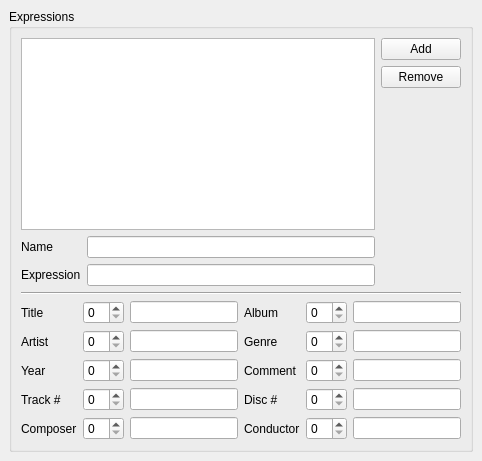
      <widget class="QWidget" name="tab_2" >
       <attribute name="title" >
        <string>Tag Scanner</string>
       </attribute>
       <layout class="QVBoxLayout" >
        <property name="spacing" >
         <number>6</number>
        </property>
        <property name="margin" >
         <number>9</number>
        </property>
        <item>
         <widget class="QGroupBox" name="groupBox_3" >
          <property name="title" >
           <string>Expressions</string>
          </property>
          <layout class="QVBoxLayout" >
           <property name="spacing" >
            <number>6</number>
           </property>
           <property name="margin" >
            <number>9</number>
           </property>
           <item>
            <layout class="QGridLayout" >
             <property name="margin" >
              <number>0</number>
             </property>
             <property name="spacing" >
              <number>6</number>
             </property>
             <item row="4" column="0" >
              <widget class="QLabel" name="label_2" >
               <property name="text" >
                <string>Expression</string>
               </property>
              </widget>
             </item>
             <item row="4" column="1" >
              <widget class="QLineEdit" name="tag_expressionEdit" />
             </item>
             <item row="0" column="2" >
              <widget class="QPushButton" name="tag_addButton" >
               <property name="text" >
                <string>Add</string>
               </property>
              </widget>
             </item>
             <item row="3" column="1" >
              <widget class="QLineEdit" name="tag_nameEdit" />
             </item>
             <item rowspan="3" row="0" column="0" colspan="2" >
              <widget class="QListView" name="tag_expressionList" >
               <property name="alternatingRowColors" >
                <bool>true</bool>
               </property>
              </widget>
             </item>
             <item row="1" column="2" >
              <widget class="QPushButton" name="tag_removeButton" >
               <property name="text" >
                <string>Remove</string>
               </property>
              </widget>
             </item>
             <item rowspan="3" row="2" column="2" >
              <spacer>
               <property name="orientation" >
                <enum>Qt::Vertical</enum>
               </property>
               <property name="sizeHint" stdset="0" >
                <size>
                 <width>20</width>
                 <height>40</height>
                </size>
               </property>
              </spacer>
             </item>
             <item row="3" column="0" >
              <widget class="QLabel" name="label" >
               <property name="text" >
                <string>Name</string>
               </property>
              </widget>
             </item>
            </layout>
           </item>
           <item>
            <widget class="Line" name="line" >
             <property name="orientation" >
              <enum>Qt::Horizontal</enum>
             </property>
            </widget>
           </item>
           <item>
            <layout class="QGridLayout" >
             <property name="margin" >
              <number>0</number>
             </property>
             <property name="spacing" >
              <number>6</number>
             </property>
             <item row="3" column="0" >
              <widget class="QLabel" name="label_8" >
               <property name="text" >
                <string>Track #</string>
               </property>
              </widget>
             </item>
             <item row="0" column="1" >
              <widget class="QSpinBox" name="tag_titleSpin" />
             </item>
             <item row="2" column="3" >
              <widget class="QLabel" name="label_10" >
               <property name="text" >
                <string>Comment</string>
               </property>
              </widget>
             </item>
             <item row="4" column="2" >
              <widget class="QLineEdit" name="tag_composerEdit" />
             </item>
             <item row="0" column="4" >
              <widget class="QSpinBox" name="tag_albumSpin" />
             </item>
             <item row="1" column="0" >
              <widget class="QLabel" name="label_5" >
               <property name="text" >
                <string>Artist</string>
               </property>
              </widget>
             </item>
             <item row="4" column="3" >
              <widget class="QLabel" name="label_12" >
               <property name="text" >
                <string>Conductor</string>
               </property>
              </widget>
             </item>
             <item row="1" column="1" >
              <widget class="QSpinBox" name="tag_artistSpin" />
             </item>
             <item row="4" column="1" >
              <widget class="QSpinBox" name="tag_composerSpin" />
             </item>
             <item row="4" column="5" >
              <widget class="QLineEdit" name="tag_conductorEdit" />
             </item>
             <item row="3" column="5" >
              <widget class="QLineEdit" name="tag_discEdit" />
             </item>
             <item row="0" column="0" >
              <widget class="QLabel" name="label_3" >
               <property name="text" >
                <string>Title</string>
               </property>
              </widget>
             </item>
             <item row="0" column="2" >
              <widget class="QLineEdit" name="tag_titleEdit" />
             </item>
             <item row="4" column="4" >
              <widget class="QSpinBox" name="tag_conductorSpin" />
             </item>
             <item row="2" column="4" >
              <widget class="QSpinBox" name="tag_commentSpin" />
             </item>
             <item row="2" column="1" >
              <widget class="QSpinBox" name="tag_yearSpin" />
             </item>
             <item row="3" column="4" >
              <widget class="QSpinBox" name="tag_discSpin" />
             </item>
             <item row="3" column="1" >
              <widget class="QSpinBox" name="tag_trackSpin" />
             </item>
             <item row="4" column="0" >
              <widget class="QLabel" name="label_9" >
               <property name="text" >
                <string>Composer</string>
               </property>
              </widget>
             </item>
             <item row="3" column="3" >
              <widget class="QLabel" name="label_11" >
               <property name="text" >
                <string>Disc #</string>
               </property>
              </widget>
             </item>
             <item row="1" column="3" >
              <widget class="QLabel" name="label_6" >
               <property name="text" >
                <string>Genre</string>
               </property>
              </widget>
             </item>
             <item row="2" column="5" >
              <widget class="QLineEdit" name="tag_commentEdit" />
             </item>
             <item row="2" column="2" >
              <widget class="QLineEdit" name="tag_yearEdit" />
             </item>
             <item row="2" column="0" >
              <widget class="QLabel" name="label_7" >
               <property name="text" >
                <string>Year</string>
               </property>
              </widget>
             </item>
             <item row="1" column="4" >
              <widget class="QSpinBox" name="tag_genreSpin" />
             </item>
             <item row="1" column="5" >
              <widget class="QLineEdit" name="tag_genreEdit" />
             </item>
             <item row="0" column="3" >
              <widget class="QLabel" name="label_4" >
               <property name="text" >
                <string>Album</string>
               </property>
              </widget>
             </item>
             <item row="0" column="5" >
              <widget class="QLineEdit" name="tag_albumEdit" />
             </item>
             <item row="1" column="2" >
              <widget class="QLineEdit" name="tag_artistEdit" />
             </item>
             <item row="3" column="2" >
              <widget class="QLineEdit" name="tag_trackEdit" />
             </item>
            </layout>
           </item>
          </layout>
         </widget>
        </item>
       </layout>
      </widget>
